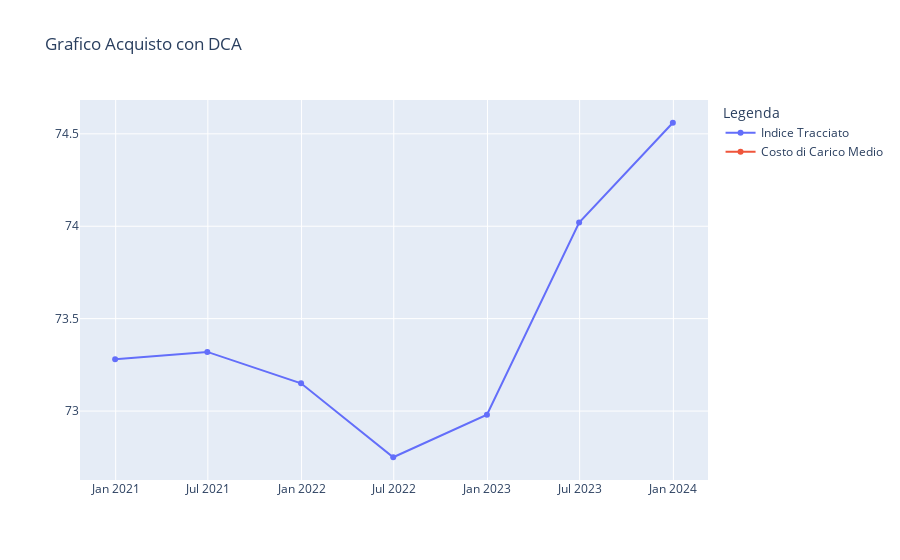

The cell this chart's notebook holds for it:
### Markdown cell above
Evaluation with DCA with Custom Purchase Frequency
===========================

### Code cell
initial_capital = 10000
start_date_dca = "2020-12-29"
end_date_dca = "2024-04-01"
purchase_frequency = "6M"  # purchases

(
    average_cost_list,
    final_average_cost,
    number_share_list,
    total_purchase_amount_list,
    dates_purchase_list,
) = calculate_average_cost(
    etf_data_daily_values,
    initial_capital,
    start_date_dca,
    end_date_dca,
    purchase_frequency,
)

print(
    f"average_cost {final_average_cost}",
    f"number_share {number_share_list[-1]}",
    f"total_purchase_usd {total_purchase_amount_list [-1]}",
    f"dates_purchase {dates_purchase_list}"
)

y_list_fig = [etf_data_daily_values, average_cost_list]
name_trace_list_fig = ["Indice Tracciato", "Costo di Carico Medio"]
n_traces_fig = 2
fig_dca = create_plot(
    x=dates_purchase_list,
    y=y_list_fig,
    name_graph="Grafico Acquisto con DCA",
    name_trace=name_trace_list_fig,
    overlap=1,
    n_traces=n_traces_fig,
)

### Figure 1 — Plotly figure (JSON) as saved in the notebook; plotly's stock layout.template omitted (floating-point values rounded to 4 significant figures; data arrays with more than 128 entries replaced by an {"elided": "..."} marker saying what was removed)
{"data": [{"mode": "lines+markers", "name": "Indice Tracciato", "type": "scatter", "x": ["2020-12-31", "2021-06-30", "2021-12-31", "2022-06-30", "2022-12-31", "2023-06-30", "2023-12-31"], "y": {"elided": "862 float values"}}, {"mode": "lines+markers", "name": "Costo di Carico Medio", "type": "scatter", "x": ["2020-12-31", "2021-06-30", "2021-12-31", "2022-06-30", "2022-12-31", "2023-06-30", "2023-12-31"], "y": [["2020-12-31", 73.15], ["2021-06-30", 77.69], ["2021-12-31", 81.23], ["2022-06-30", 78.41], ["2022-12-31", 77.25], ["2023-06-30", 78.34], ["2023-12-31", 79.82]]}], "layout": {"hovermode": "x", "legend": {"title": {"text": "Legenda"}}, "title": {"text": "Grafico Acquisto con DCA"}, "xaxis": {"title": {"text": ""}}, "yaxis": {"title": {"text": ""}}}}
